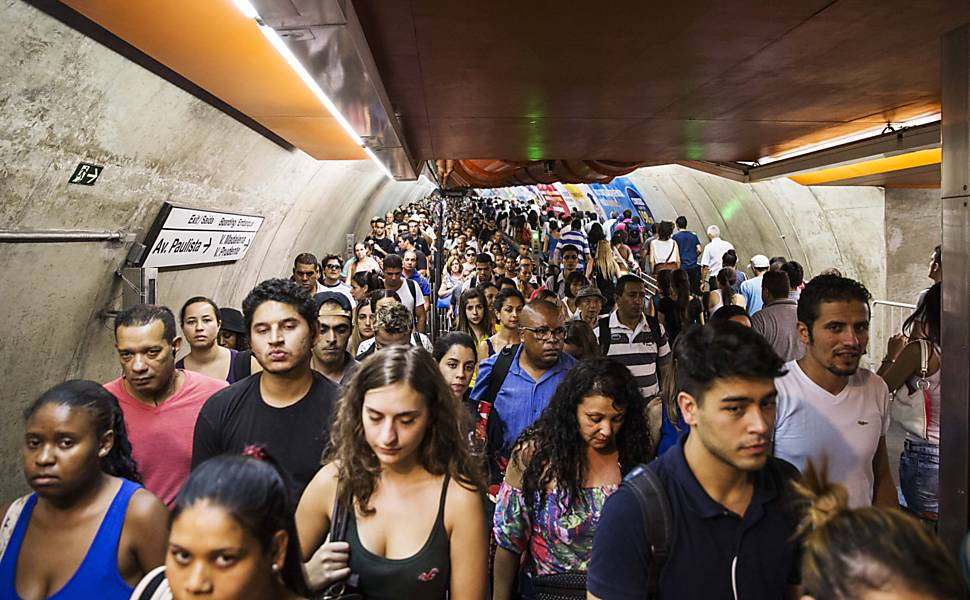
#> input picture wpp.jpeg, 970 x 600 px
$ python Picture.py
#> lines starting #> are read from the running program, lines starting #| are printed output that depends on the picture; after the words box and inside, x2 and y2 are one past the last pixel; in counts of white or black regions, pixels touching at a corner belong together
import cv2
import sys

# Get user supplied values
imagePath = './wpp.jpeg'
cascPath = './haarcascade_frontalface_default.xml'

# Create the haar cascade
faceCascade = cv2.CascadeClassifier(cascPath)

# Read the image
image = cv2.imread(imagePath)
#> image is the input picture: shape (600, 970, 3); mean B, G, R 81.8, 93, 110.9
gray = cv2.cvtColor(image, cv2.COLOR_BGR2GRAY)
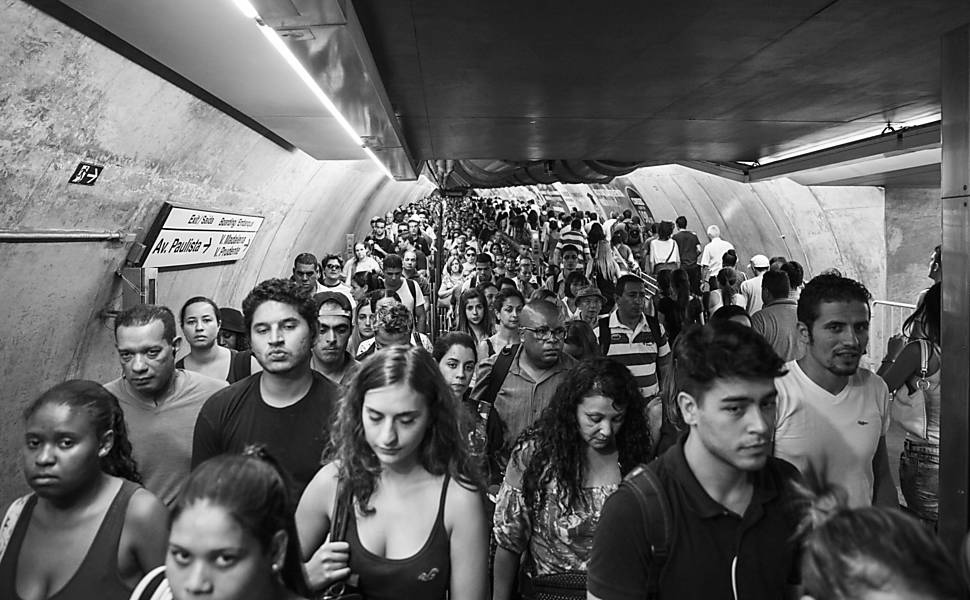
#> gray: shape (600, 970); min 0, max 255, mean 97.1

# Detect faces in the image
faces = faceCascade.detectMultiScale(
    gray,
    scaleFactor=1.05,
    minNeighbors=10,
    minSize=(30, 30),
    flags = cv2.CASCADE_SCALE_IMAGE
)
#> faces = [[176, 302, 47, 47], [305, 309, 55, 55], [435, 345, 53, 53], [572, 394, 64, 64], [242, 300, 69, 69], [104, 327, 70, 70], [352, 388, 79, 79], [811, 300, 71, 71], [702, 370, 97, 97], [6, 411, 83, 83]]

print("Found {0} faces!".format(len(faces)))
#| Found 10 faces!

# Draw a rectangle around the faces
for (x, y, w, h) in faces:
    cv2.rectangle(image, (x, y), (x+w, y+h), (0, 255, 0), 2)
#> this loop made 10 passes
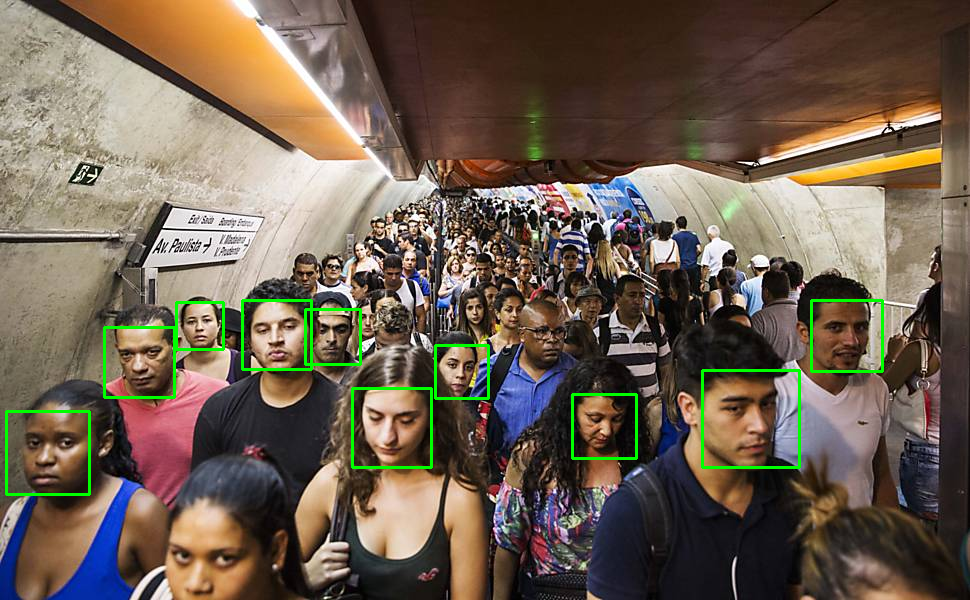
#> image: shape (600, 970, 3); 1.4% of pixels changed, all inside (x1, y1, x2, y2) = (5, 299, 884, 496)

cv2.imshow("Faces found", image)
cv2.waitKey(0)
print('T-01')

$ run again, with abba.png saved as wpp.jpeg
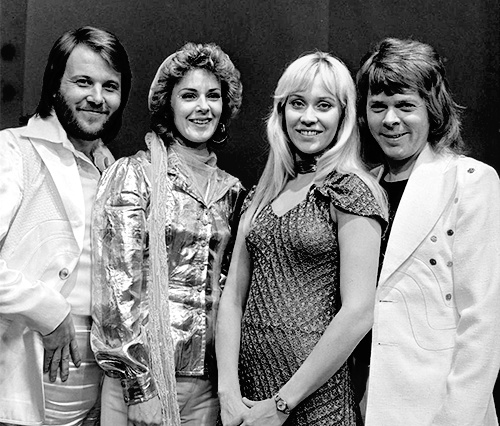
#> input picture abba.png, 500 x 426 px
#> image is the input picture: shape (426, 500, 3); min 0, max 255, mean 130.8
#> faces = [[168, 70, 66, 66], [56, 55, 76, 76], [354, 79, 74, 74], [267, 69, 87, 87]]
#| Found 4 faces!
#> the loop `for (x, y, w, h) in faces:` made 4 passes
#> after the loop `for (x, y, w, h) in faces:`:
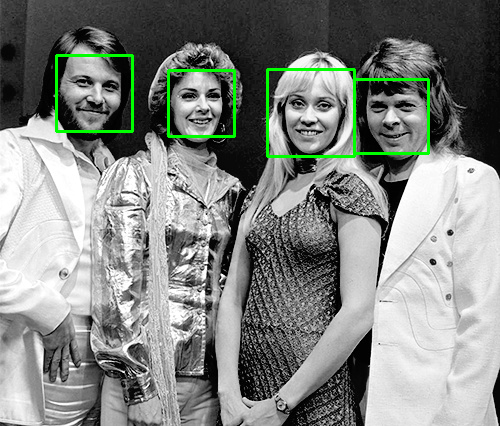
#> image: shape (426, 500, 3); 1.59% of pixels changed, all inside (x1, y1, x2, y2) = (55, 54, 430, 158)
